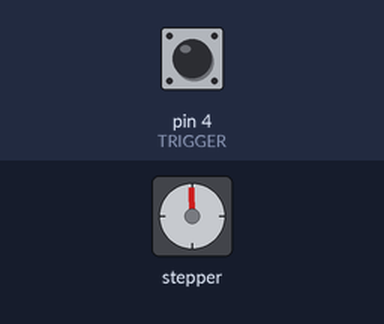
Bench run of a sketch on a simulated Arduino Uno, built with avr-gcc and run on an emulated ATmega328P. On the bench: stepper motor. Wiring (inferred from the names in the program): stepper motor driver (200 steps per turn assumed): step pin 3; direction pin 2. The inputs (shaded band) are chosen by the test bench; at power-on: pin 4 (TRIGGER) LOW. What the sketch prints to the serial monitor is not drawn.

Above: at 1.2 s.
1.3 s: pin 4 (TRIGGER) driven HIGH
At 1.9 s:
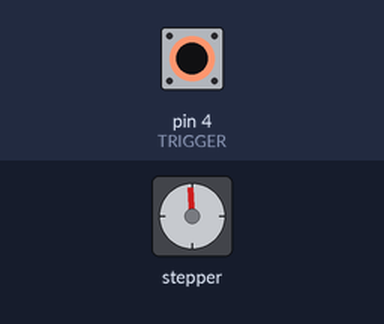
4.3 s: pin 4 (TRIGGER) driven LOW
At 5.3 s:
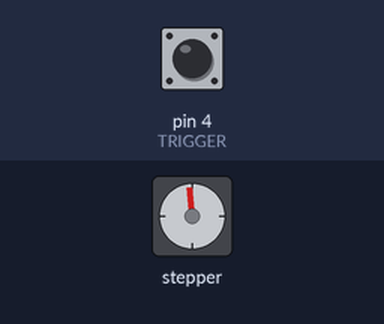
7.3 s: pin 4 (TRIGGER) pulsed HIGH 5 times (0.12 s each, 0.3 s apart)
At 9.9 s:
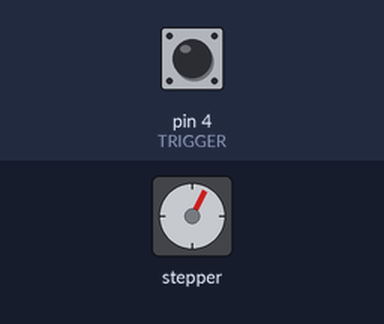
10.3 s: pin 4 (TRIGGER) pulsed HIGH 2 times (0.12 s each, 0.3 s apart)
At 11.66 s:
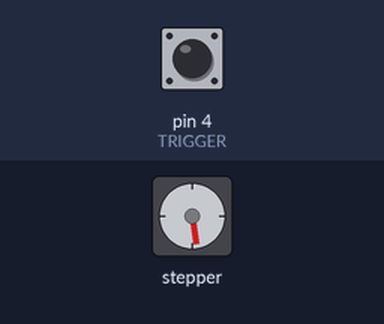
13.6 s: pin 4 (TRIGGER) driven HIGH
At 14.3 s:
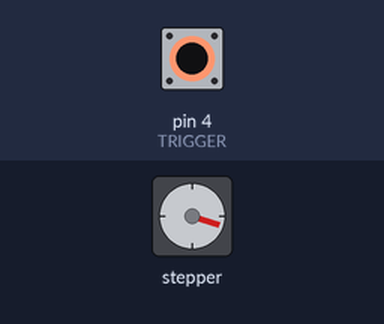
Timing chart, 0 to 17.6 s (numbered marks = the images above; inputs shaded):
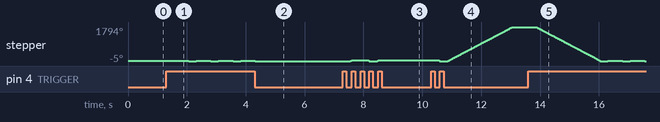

The sketch:

ScreenControl.ino
```cpp
//Screen Control
//Author: Jonathan Schallert
//Date: 4/8/2018
//Uses some button to take user input to a stepper
//controlling its state between two positions
#define DIR 2
#define STEP 3
#define POWER 5
#define TRIGGER 4
bool deployed = false;
bool stepDirection = true;
bool stepping = false;
int totalSteps = 1000;
int brokenSteps = 0;
int constSpeed = 1;
int trigBufferMillis = 250;

void setup() {
  Serial.begin(38400);
  pinMode(DIR,OUTPUT);
  pinMode(STEP,OUTPUT);
  pinMode(POWER,OUTPUT);
  pinMode(TRIGGER,INPUT);
  digitalWrite(STEP,stepDirection);}

void reverse(){
  digitalWrite(DIR,!stepDirection);
  stepDirection = !stepDirection;}

void stepCustom(float timeDelay){
  stepping = true;
  digitalWrite(STEP,LOW);
  delay(timeDelay);
  digitalWrite(STEP,HIGH);
  delay(timeDelay);
  if(stepDirection){
    brokenSteps+=1;
  }else{
    brokenSteps-=1;}
  Serial.println(brokenSteps);
}

void screenDeploy(){
  float timescale;
  for(int i=0;i<totalSteps;i++){
    timescale = constSpeed;
    //rewrite to be some function of the step number
    stepCustom(timescale);
    if(digitalRead(TRIGGER)){
      Serial.println("Stopped!");
      break;}
  }
  stepping = false;
  Serial.println("Resetting...");
  Serial.print("Loop broke at:");
  Serial.println(brokenSteps);
  delay(trigBufferMillis);
}

void zero(int steps){
  reverse();
  if(!stepDirection){
    Serial.println("Retracting");
    for (int i = 0;i<steps;i++){
      stepCustom(constSpeed);}
    reverse();
  }else{
    Serial.println("Redeploying...");
    for (int i = steps;i!=totalSteps;i++){
      stepCustom(constSpeed);}
    reverse();}
}

bool trigger(){
  bool trigread = digitalRead(TRIGGER);
  Serial.print("TRIGGER: ");
  Serial.print(trigread);
  Serial.print("  STEPS: ");
  Serial.println(brokenSteps);
  return trigread;
}

void loop() {
  bool trig = trigger();
  if(trig){
    digitalWrite(POWER,HIGH);
    delay(trigBufferMillis);
    if(brokenSteps!=0 && !stepping){
      zero(brokenSteps);
    }else{
      screenDeploy();}
    digitalWrite(POWER,LOW);
  }
}
```

Measured:
- after the input at 1.3 s, stepper: alternates -5° for 0.25 s and -3° for 0.50 s, starting after 0.26 s
- after the input at 4.3 s, stepper: goes on until 4.3 s, then stays -5°
- after the input at 7.3 s, stepper: turns 35° clockwise in 0.04 s, then 35° counter-clockwise in 0.04 s, then 33° clockwise in 0.04 s
- after the input at 10.3 s, stepper: turns 33° counter-clockwise in 0.04 s, then 1799° clockwise in 2.2 s
- after the input at 13.6 s, stepper: turns 1799° counter-clockwise in 2.2 s, then 2° clockwise in 0.00 s, then 2° counter-clockwise in 0.00 s, then 2° clockwise in 0.00 s, and so on
